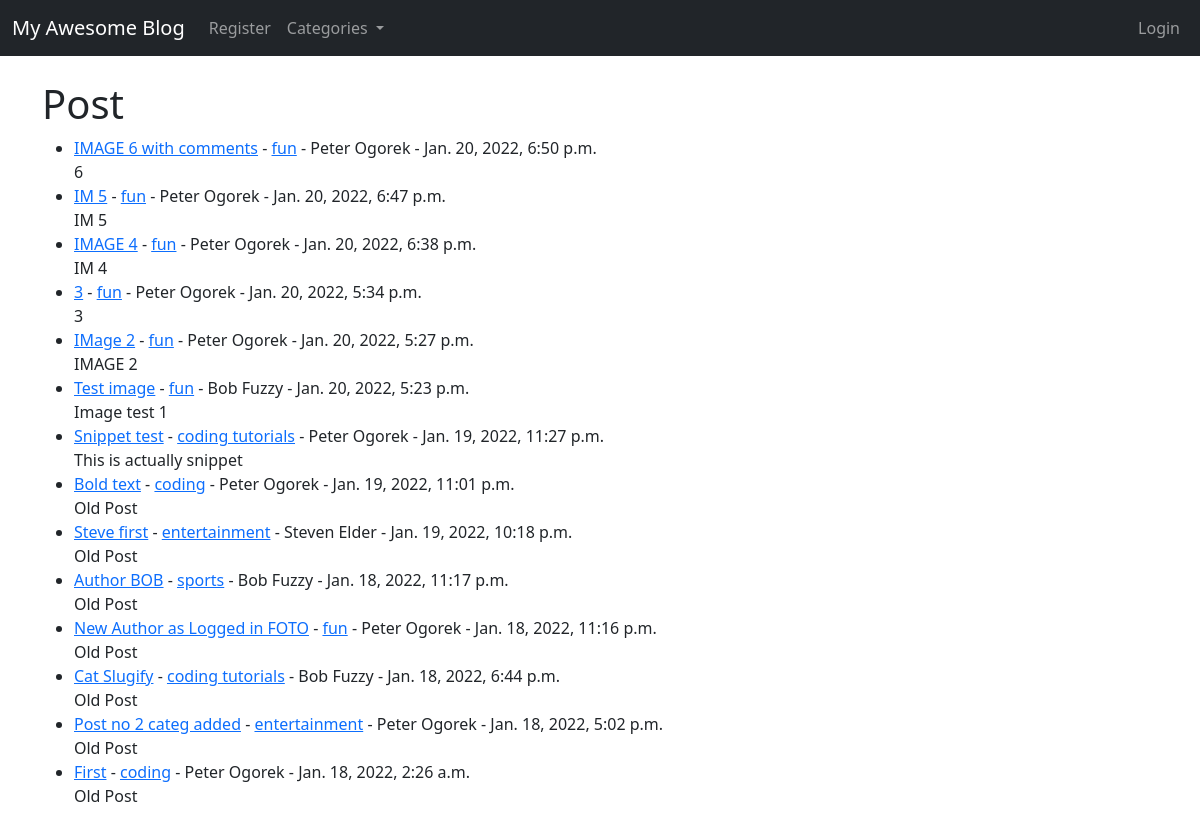
Before: / with the older database file.
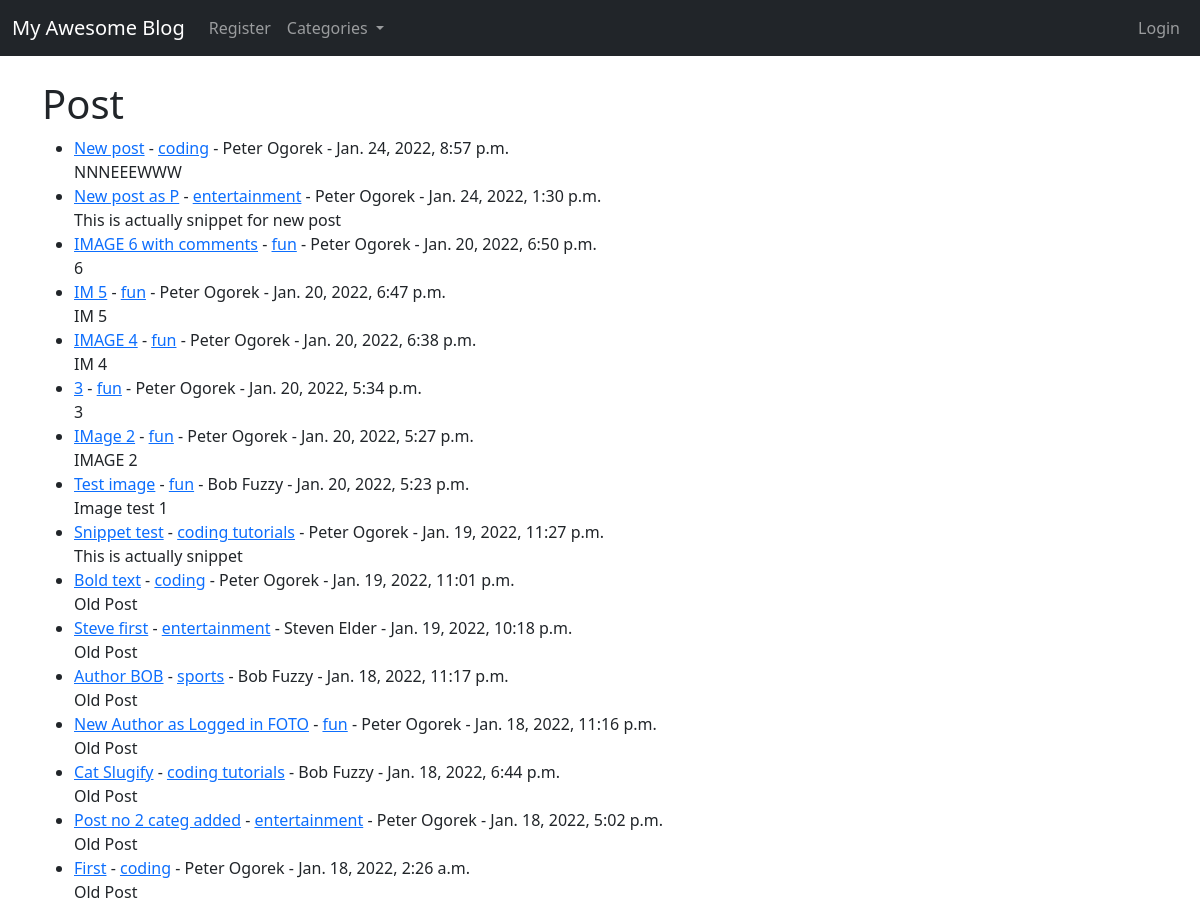
After: the same page with the newer database file.
### theblog/models.py (models this page shows, shortened)
class Post(models.Model):
    title = models.CharField(max_length=255)  # , default="My Awesome Blog")
    header_image = models.ImageField(
        null=True, blank=True, upload_to="images/")
    title_tag = models.CharField(max_length=255)
    author = models.ForeignKey(User, on_delete=models.CASCADE)
    body = RichTextField(blank=True, null=True)
    post_date = models.DateTimeField(auto_now_add=True)
    category = models.ForeignKey(
        Category, max_length=60, on_delete=models.CASCADE, related_name='catego')
    likes = models.ManyToManyField(User, related_name="blog_posts")
    snippet = models.CharField(max_length=255)  # , default="Old Post")

class Category(models.Model):
    class Meta:
        verbose_name_plural = "Categories"
    name = models.CharField(max_length=255)
    def __str__(self):
        return self.name

### theblog/views.py (the view)
# urls.py: path("", HomeView.as_view(), name="home"),
class HomeView(ListView):
    model = Post
    template_name = "home.html"
    ordering = ["-post_date"]
    def get_context_data(self, *args, **kwargs):
        cat_menu = Category.objects.all()
        context = super(HomeView, self).get_context_data(*args, **kwargs)
        context["cat_menu"] = cat_menu
        return context

### theblog/templates/home.html (shortened to what this page needs)
{% extends "layout.html" %}
{% block body %}
<h1>Post</h1>
<ul>
    {% for post in object_list %}
    <li>
        <a href="{% url 'article_detail' post.pk %}">{{ post.title }}</a> -
        <a href="{% url 'category' post.category|slugify %}">{{ post.category }}</a> -
        {{ post.author.first_name }} {{ post.author.last_name }} -
        {{ post.post_date }}
        <br>
        {{ post.snippet }}
    </li>
    {% endfor %}
</ul>
{% endblock %}

Changed rows visible on the page:
added Post: title "New post", category "coding", author.first_name "Peter", author.last_name "Ogorek", post_date "Jan. 24, 2022, 8:57 p.m.", snippet "NNNEEEWWW"
added Post: title "New post as P", category "entertainment", author.first_name "Peter", author.last_name "Ogorek", post_date "Jan. 24, 2022, 1:30 p.m.", snippet "This is actually snippet for new post"
